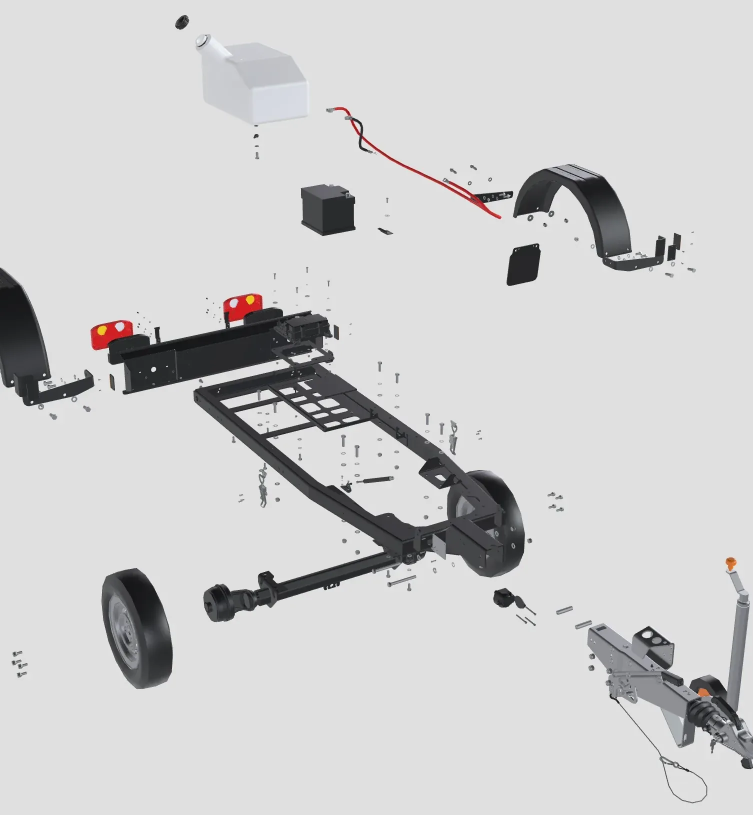
#> input picture fpg-tools/parts/forst/svt/img/forst-3d-24a000-st6p-09.webp, 1506 x 1630 px (shown at 1/2 size)
$ python -i cutout.py   (imports and definitions only)
#> lines starting #> are read from the running program, lines starting #| are printed output that depends on the picture; after the words box and inside, x2 and y2 are one past the last pixel; in counts of white or black regions, pixels touching at a corner belong together
#> further down, picture is the input picture: PIL image 1506x1630 RGB; mean R, G, B 205.8, 205.5, 205.8
"""Cut each part out of its highlighted view: Partful draws a yellow outline round the selected part, so fill
inside that outline and keep only those pixels, on white. Returns None when no closed outline is found."""
import numpy as np
from PIL import Image
from scipy import ndimage as ndi


def yellow(a):
    r, g, b = a[..., 0].astype(int), a[..., 1].astype(int), a[..., 2].astype(int)
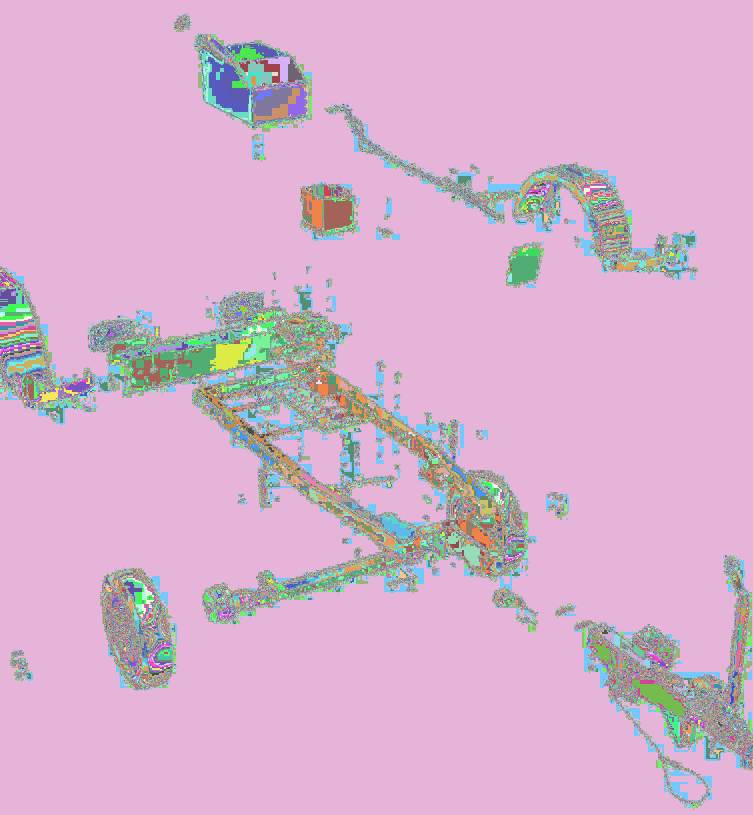
#> r: shape (1630, 1506) int64 (shown at 1/2 size); 247 distinct labels, from 9 to 255; one colour per label, 0 black
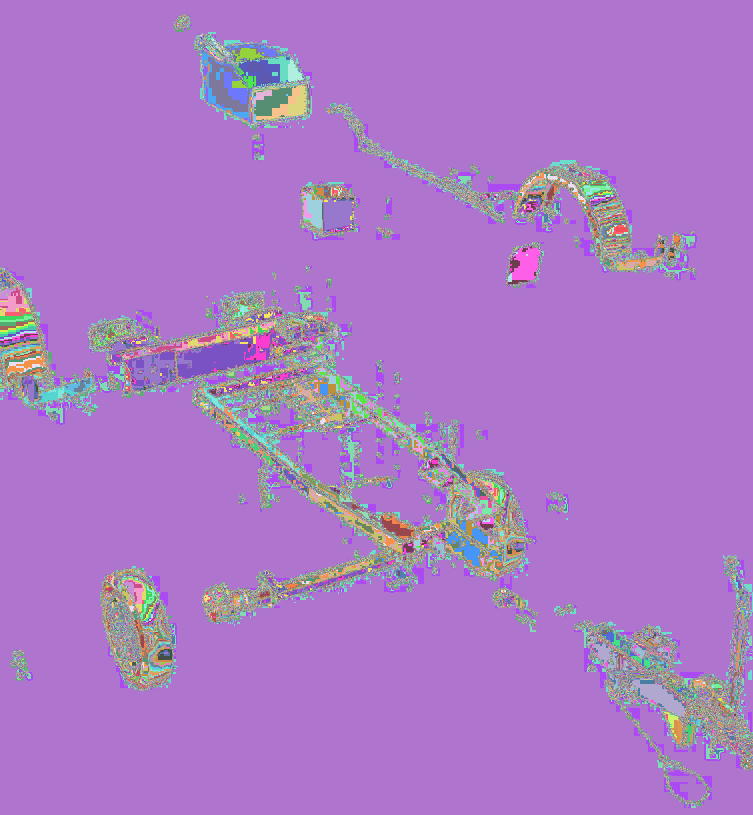
#> g: shape (1630, 1506) int64 (shown at 1/2 size); 255 distinct labels, from 0 to 255; one colour per label, 0 black
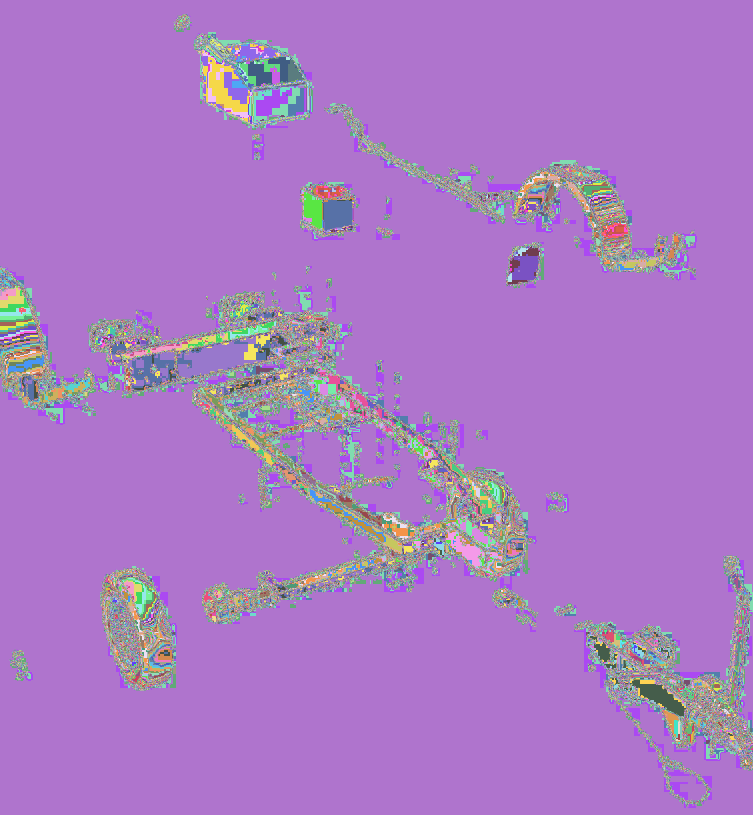
#> b: shape (1630, 1506) int64 (shown at 1/2 size); 256 distinct labels, from 0 to 255; one colour per label, 0 black
    return (r > 150) & (g > 150) & (b < 110) & (abs(r - g) < 80)
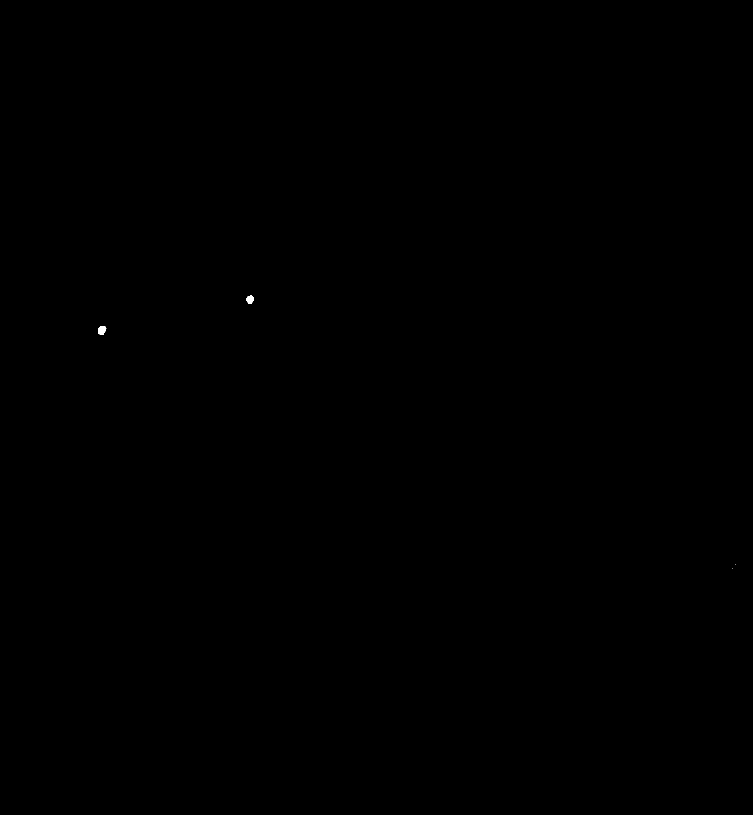
#> returned value: shape (1630, 1506) bool (shown at 1/2 size); 0.02% white; 4 white regions (2 under 20 px), largest, box (x1, y1, x2, y2) and area: (196, 652, 213, 669) 225, (492, 591, 507, 608) 188


def cutout(im, out=640, pad=0.08):
    a = np.asarray(im.convert('RGB'))
    y = yellow(a)
    if y.sum() < 40:
        return None
    # Close small gaps in the outline, then fill what it encloses.
    yc = ndi.binary_closing(y, structure=np.ones((5, 5)), iterations=2)
#> yc: shape (1630, 1506) bool; 0.02% white; 4 white regions (2 under 20 px), largest, box (x1, y1, x2, y2) and area: (196, 652, 213, 669) 225, (492, 591, 507, 608) 189
    filled = ndi.binary_fill_holes(yc)
    lab, n = ndi.label(filled)
#> lab: shape (1630, 1506) int32; 5 distinct labels, from 0 to 4
#> n = 4
    if not n:
        return None
    sizes = ndi.sum(filled, lab, range(1, n + 1))
#> sizes = [189, 225, 1, 1]
    # The part is the biggest filled shape nearest the middle (the crop is centred on it).
    h, w = y.shape
#> h = 1630; w = 1506
    best, score = 0, -1
    for i, s in enumerate(sizes, start=1):
        cy, cx = ndi.center_of_mass(lab == i)
        d = ((cy - h / 2) ** 2 + (cx - w / 2) ** 2) ** 0.5 / (w / 2)
        sc = s * (1.2 - min(d, 1))
        if sc > score:
            best, score = i, sc
#> this loop made 4 passes
#> (s, cy, cx, d, sc, best, score) on pass 1: (189, 598.8, 499.6, 0.442, 143.2, 1, 143.2)
#> (s, cy, cx, d, sc) on passes 2 to 4: (225, 659.9, 203.3, 0.758, 99.34), (1, 1128, 1471, 1.04, 0.2), (1, 1136, 1465, 1.04, 0.2)
#> after the loop, best = 1; score = 143.2
    m = lab == best
#> m: shape (1630, 1506) bool; 0.01% white; 1 white region, box (x1, y1, x2, y2) and area: (492, 591, 507, 608) 189
    inner = m & ~ndi.binary_dilation(y, iterations=1)
#> inner: shape (1630, 1506) bool; every value is 0
    # An outline that encloses nothing (an open curve) is not a part.
    if inner.sum() < 0.25 * m.sum() or m.sum() < 600:
        return None
    # The outline sits round the part: drop it and its soft (blended) edge, keep what is inside.
    r, g, b = a[..., 0].astype(int), a[..., 1].astype(int), a[..., 2].astype(int)
    warm = (r - b > 45) & (g - b > 35) & (abs(r - g) < 90) & (r > 90)
    ring = ndi.binary_dilation(y, iterations=2) | (ndi.binary_dilation(y, iterations=5) & warm)
    m = m & ~ring
    m = ndi.binary_opening(m, iterations=1)
    lab2, n2 = ndi.label(m)
    if n2 > 1:
        sz = ndi.sum(m, lab2, range(1, n2 + 1))
        m = np.isin(lab2, [i + 1 for i, s in enumerate(sz) if s >= 0.02 * sz.max()])
    if m.sum() < 400:
        return None
    res = np.full_like(a, 255)
    res[m] = a[m]
    ys, xs = np.where(m)
    x0, x1, y0, y1 = xs.min(), xs.max(), ys.min(), ys.max()
    side = int(max(x1 - x0, y1 - y0) * (1 + 2 * pad)) + 2
    cx, cy = (x0 + x1) // 2, (y0 + y1) // 2
    canvas = Image.new('RGB', (side, side), 'white')
    crop = Image.fromarray(res).crop((x0, y0, x1 + 1, y1 + 1))
    canvas.paste(crop, ((side - crop.width) // 2, (side - crop.height) // 2))
    return canvas.resize((out, out), Image.LANCZOS)

>>> from PIL import Image
>>> picture = Image.open('img/forst-3d-24a000-st6p-09.webp')
>>> result = cutout(picture)

$ run again, on fpg-tools/parts/forst/svt/img/forst-3d-24a000-st6p-24.webp
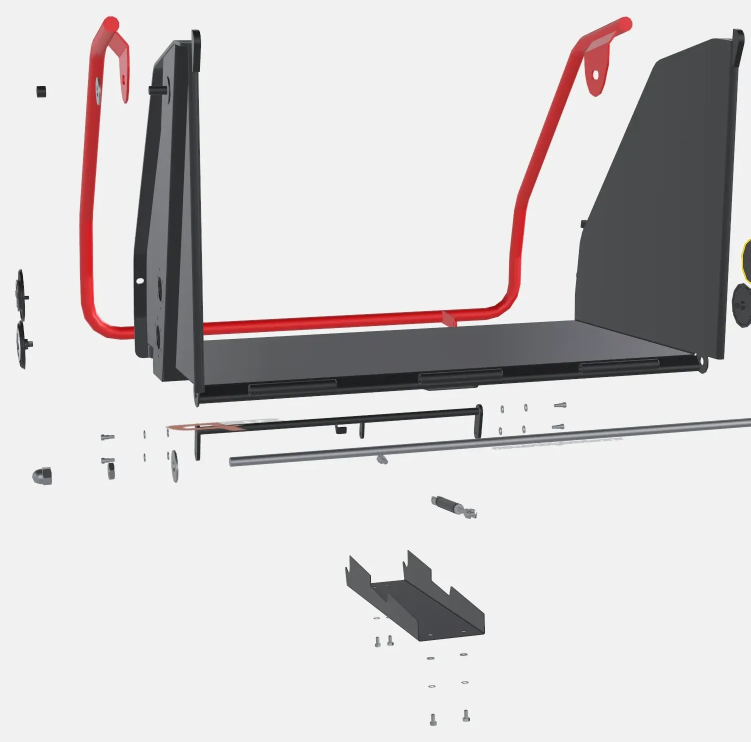
#> input picture fpg-tools/parts/forst/svt/img/forst-3d-24a000-st6p-24.webp, 1501 x 1484 px (shown at 1/2 size)
#> picture is the input picture: PIL image 1501x1484 RGB; mean R, G, B 209.4, 206.2, 206.6
#> r: shape (1484, 1501) int64; 245 distinct labels, from 10 to 255
#> in yellow, `r, g, b = a[..., 0].astype(int), a[..., 1].astype(int), a[..., 2].asty..`:
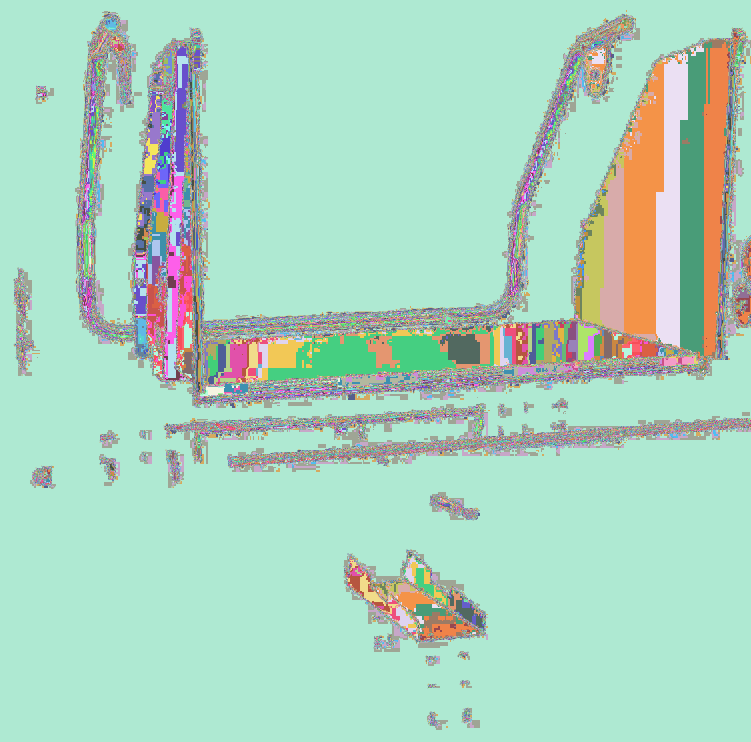
#> g: shape (1484, 1501) int64 (shown at 1/2 size); 247 distinct labels, from 9 to 255; one colour per label, 0 black
#> in yellow, `r, g, b = a[..., 0].astype(int), a[..., 1].astype(int), a[..., 2].asty..`:
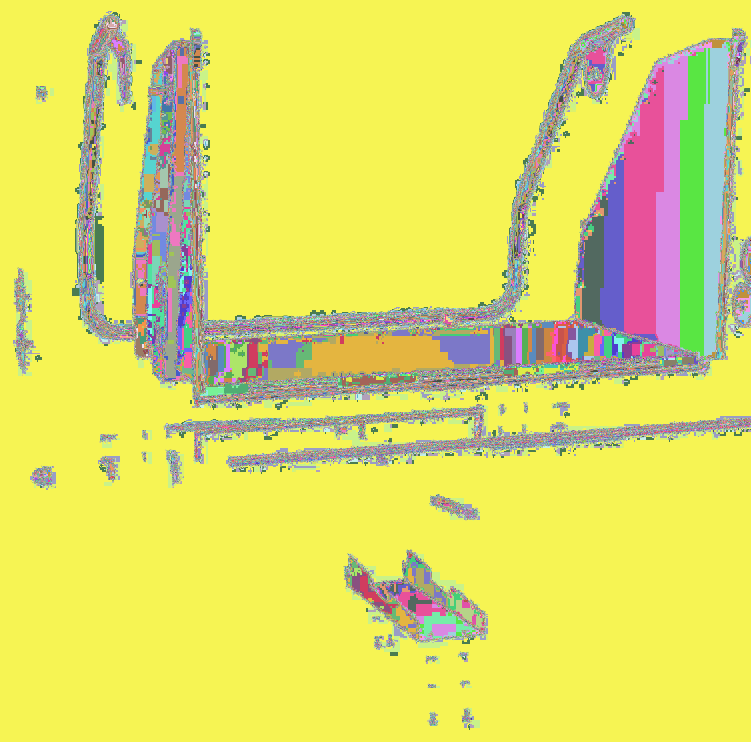
#> b: shape (1484, 1501) int64 (shown at 1/2 size); 253 distinct labels, from 0 to 255; one colour per label, 0 black
#> yc: shape (1484, 1501) bool; 0.01% white in thin lines or dots, all inside (x1, y1, x2, y2) = (1483, 481, 1497, 564)
#> lab: shape (1484, 1501) int32; 7 distinct labels, from 0 to 6
#> n = 6
#> sizes = [8, 142, 1, 1, 1, 1]
#> the loop in cutout, `for i, s in enumerate(sizes, start=1):` made 6 passes
#> (s, cy, cx, d, sc, best, score) on passes 1 to 2: (8, 482.8, 1494.9, 1.05, 1.6, 1, 1.6), (142, 520.1, 1486.6, 1.02, 28.4, 2, 28.4)
#> after the loop in cutout, `for i, s in enumerate(sizes, start=1):`: best = 2; score = 28.4
#> m: shape (1484, 1501) bool; 0.01% white in thin lines or dots, all inside (x1, y1, x2, y2) = (1483, 485, 1493, 560)
#> inner: shape (1484, 1501) bool; every value is 0
